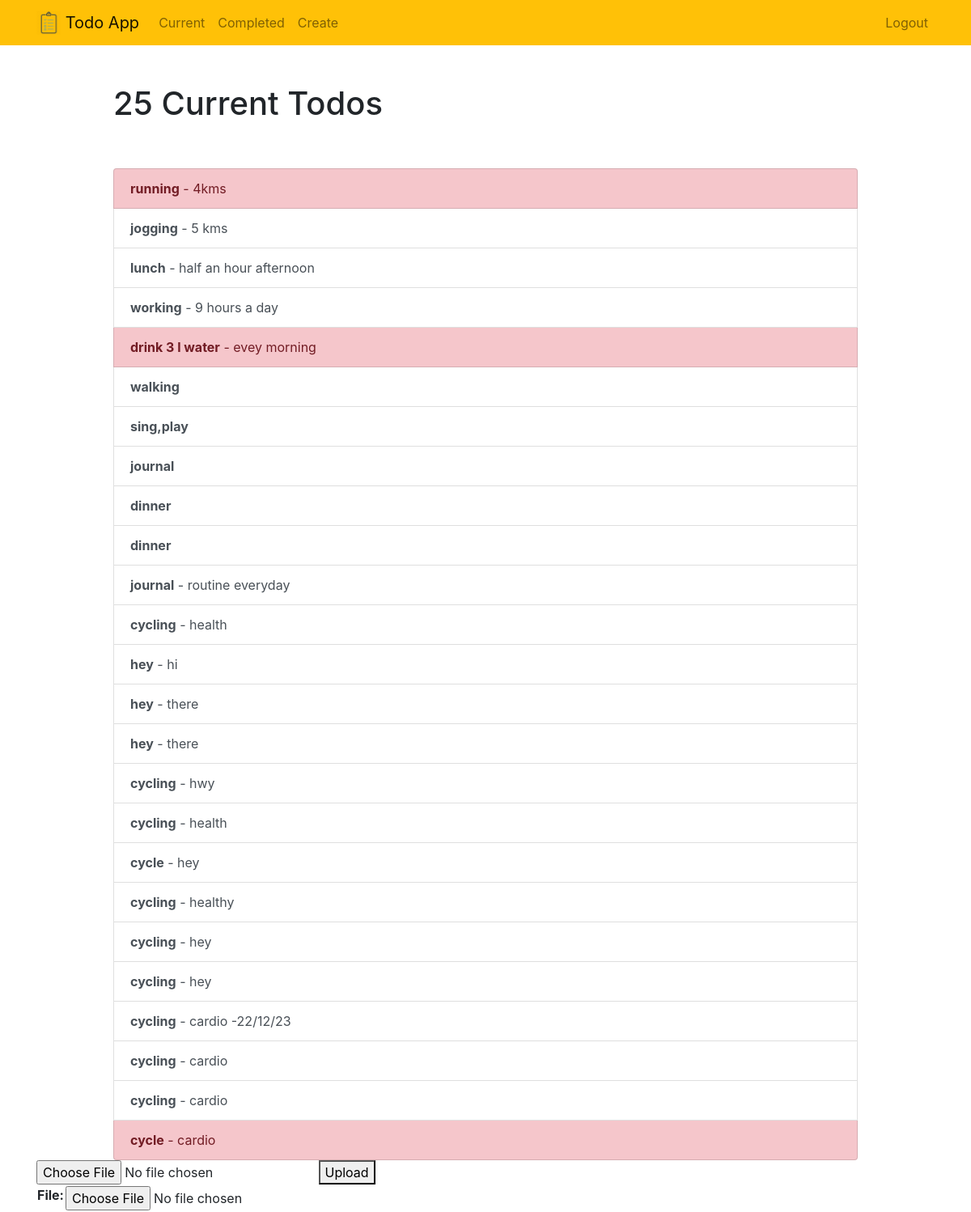
The app's page /current/ (signed in) with its own data.
### todoapp/models.py (models this page shows, shortened)
class Todo(models.Model):
    title = models.CharField(max_length=100)
    memo = models.TextField(blank=True)
    created = models.DateTimeField(auto_now_add=True)
    datecompleted = models.DateTimeField(null=True, blank=True)
    important = models.BooleanField(default=False)
    user = models.ForeignKey(User, on_delete=models.CASCADE)

### todoapp/views.py (the view)
# urls.py: path('current/', views.currenttodos, name='currenttodos'),
@login_required
def currenttodos(request):
    extracted_todolist = None
    todos = Todo.objects.filter(user=request.user).order_by('-created')
    if request.method == 'POST':
        form = UploadFileForm(request.POST, request.FILES)
        if form.is_valid():
            text_file = request.FILES['file']
            text = text_file.read().decode('utf-8')
            prompt = f'''Given a text containing a list of tasks and associated details, extract the TODO list information and format it as a JSON output with the following keys:

            activity_name: The name of the activity.
            activity_description: A brief description of the activity.
            activity_time: The time at which the activity is scheduled.
            Ensure that the extracted JSON output captures each task along with its description and scheduled time.

            :\n{text}'''
            response = openai.Completion.create(
                engine="text-davinci-002",
                prompt=prompt,
                max_tokens=150,
                api_key=api_key
            )
            extracted_todolist = response.choices[0].text.strip()
            try:
                json_data_list = json.loads(extracted_todolist)
                print(f'Extracted JSON data list: {json_data_list}')  # Add this line for debugging
                for json_data in json_data_list:
                    if isinstance(json_data, dict):
                        activity_name = json_data.get('activity_name', '')
                        if activity_name:
                            activity_description = json_data.get('activity_description', '')
                            activity_time = json_data.get('activity_time', '')
                            print(f'Creating new todo with: activity_name={activity_name}, activity_description={activity_description}, activity_time={activity_time}')  # Add this line for debugging
                            new_todo = Todo(
                                user=request.user,
                                title=activity_name,
                                memo=activity_description,
                                created=activity_time
                            )
                            new_todo.save()
            except json.JSONDecodeError as e:
                print(f'Error decoding JSON: {e}')  # Add this line for debugging
                pass
    else:
        form = UploadFileForm()
    return render(request, 'todoapp/currenttodos.html', {'form': form, 'extracted_todolist': extracted_todolist, 'todos': todos})

### todoapp/forms.py
class UploadFileForm(forms.Form):
    file = forms.FileField()

### todoapp/templates/todoapp/currenttodos.html (shortened to what this page needs)
{% extends "todoapp/base.html" %}
{% block content %}
    <div class="row justify-content-center mt-5">
        <div class="col-md-10">
            {% if todos %}
                 <h1>{{ todos.count }} Current Todo{{ todos.count|pluralize }}</h1>
            {% else %}
                           <h1>Current Todos</h1>
            {% endif %}
        </div>
    </div>
    <div class="row justify-content-center mt-5">
        <div class="col-md-10">
        {% if todos %}
            <div class="list-group">
                {% for todo in todos %}
                    <a href="{% url 'viewtodo' todo.id %}" class="list-group-item list-group-item-action{% if todo.important %} list-group-item-danger{% endif %}"><b>{{ todo.title }}</b>{% if todo.memo %} - {{ todo.memo|truncatechars:30 }}{% endif %}</a>
                {% endfor %}
            </div>
        {% else %}
            <div class="text-center">
                <h2>Looks like you don't have any todos! Nice work.</h2>
            <br>
            <a role="button" class="btn btn-primary" href="{% url 'createtodo' %}">New Todo</a>
            </div>
        {% endif %}
        </div>
    </div>
<form action="{% url 'currenttodos' %}" method="post" enctype="multipart/form-data">
        <input type="file" name="file" required>
            <button type="submit">Upload</button>
        </form>
<form action="{% url 'createtodo' %}" method="post" enctype="multipart/form-data">
        <table>{{form.as_table}}</table>
{% endblock %}

### records on screen
Todo: title "running", memo "4kms"
Todo: title "jogging", memo "5 kms"
Todo: title "lunch", memo "half an hour afternoon"
Todo: title "working", memo "9 hours a day"
Todo: title "drink 3 l water", memo "evey morning"
Todo: title "walking"
Todo: title "sing,play"
Todo: title "journal"
Todo: title "dinner"
Todo: title "dinner"
Todo: title "journal", memo "routine everyday"
Todo: title "cycling", memo "health"
Todo: title "hey", memo "hi"
Todo: title "hey", memo "there"
Todo: title "hey", memo "there"
Todo: title "cycling", memo "hwy"
Todo: title "cycling", memo "health"
Todo: title "cycle", memo "hey"
Todo: title "cycling", memo "healthy"
Todo: title "cycling", memo "hey"
Todo: title "cycling", memo "hey"
Todo: title "cycling", memo "cardio -22/12/23"
Todo: title "cycling", memo "cardio"
Todo: title "cycling", memo "cardio"
Todo: title "cycle", memo "cardio"

### other values on screen
{{ todos.count }} "25"
